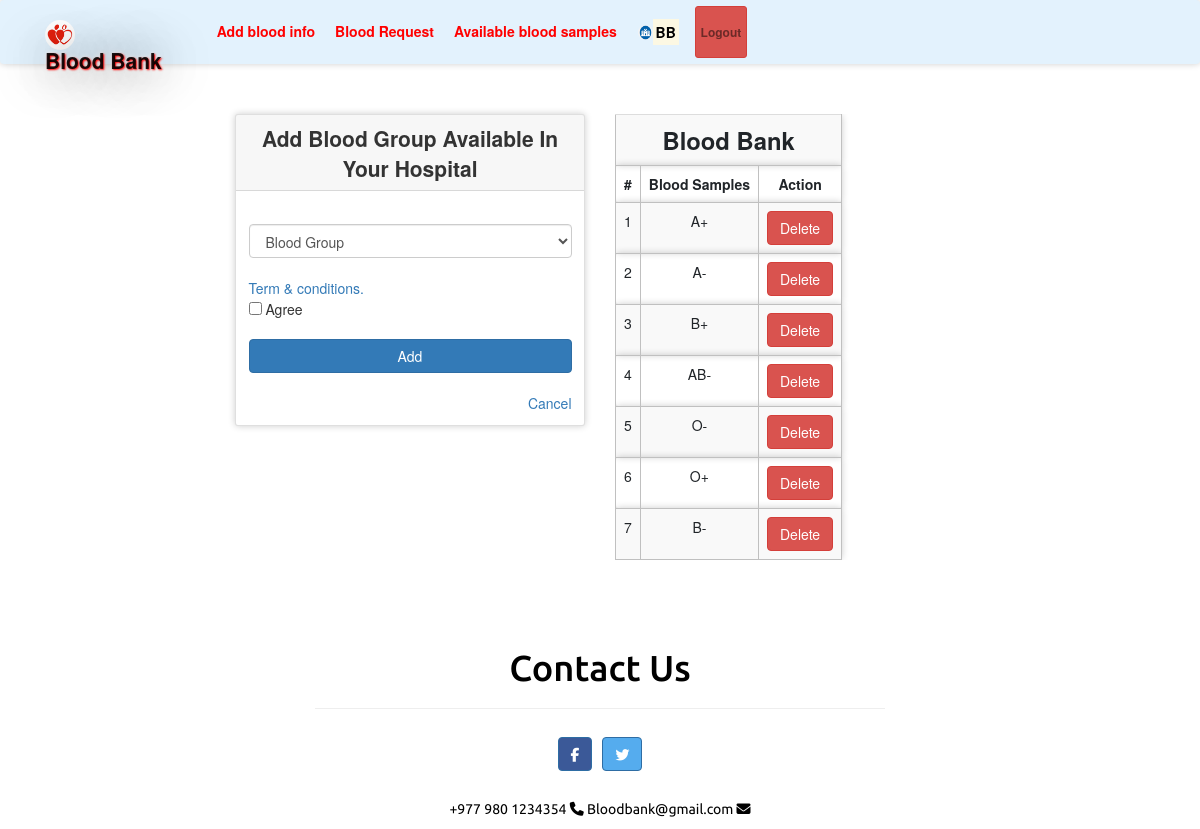
The app's page /bloodinfo.php (signed in) with its own data.
### tables this page shows
CREATE TABLE `bloodinfo` (
  `bid` int(11) NOT NULL,
  `hid` int(11) NOT NULL,
  `bg` varchar(10) NOT NULL
);

### message.php (called while the page is built, shortened)
<?php $counter=0; if(isset($_GET['msg'])) { ?>
	<div class="col-5 alert alert alert-success alert-dismissible fade show card" id="message">
		<button type="button" class="close" data-dismiss="alert" title="close">&times;</button><?php echo $_GET['msg'];?>
	</div>
<?php }?>

### bloodinfo.php (the view, shortened to what this page needs)
<?php
require 'file/connection.php';
if (!isset($_SESSION['hid'])) {
  header('location:login.php');
} else {
?>
  <!DOCTYPE html>
  <html>
  <?php require 'head.php'; ?>
  <body>
    <?php require 'header.php'; ?>
    <div class="container cont">
      <?php require 'message.php'; ?>
      <div class="row justify-content-center">
        <div class="col-lg-4 col-md-5 col-sm-6 col-xs-7 mb-5">
          <div class="card">
            <div class="card-header title">Add blood group available in your hospital</div>
            <div class="card-body">
              <form action="file/infoAdd.php" method="post">
                <select class="form-control" name="bg" required="">
                  <option disabled selected>Blood Group</option>
                </select><br>
                <a data-toggle="collapse" href="#collapseExample" role="button" aria-expanded="false" aria-controls="collapseExample" title="click to see">Term & conditions. </a><br>
                <input type="checkbox" name="condition" value="agree" required> Agree<br><br>
                <input type="submit" name="add" value="Add" class="btn btn-primary btn-block"><br>
                <a href="index.php" class="float-right" title="click here">Cancel</a>
              </form>
            </div>
          </div>
        </div>
        <?php if (isset($_SESSION['hid'])) {
          $hid = $_SESSION['hid'];
          $sql = "select * from bloodinfo where hid='$hid'";
          $result = mysqli_query($conn, $sql);
        }
        ?>
        <div class="col-lg-4 col-md-5 col-sm-6 col-xs-7 mb-5">
          <table class="table table-striped table-responsive">
            <th colspan="4" class="title">Blood Bank</th>
            <tr>
              <th>#</th>
              <th>Blood Samples</th>
              <th>Action</th>
            </tr>
            <?php while ($row = mysqli_fetch_array($result)) { ?>
              <tr>
                <td><?php echo ++$counter; ?></td>
                <td><?php echo $row['bg']; ?></td>
                <td><a href="file/delete.php?bid=<?php echo $row['bid']; ?>" class="btn btn-danger">Delete</a></td>
              </tr>
            <?php } ?>
          </table>
        </div>
      </div>
    </div>
    <?php require 'footer.php' ?>
  </body>
<?php } ?>

### css/st.css (style rules this page uses)
.cont { padding-top: 20px; text-align: justify; font-size: 1em; }
.card ,nav, .footer,tr,video { border-radius: 3px; transition: all 200ms ease-out; box-shadow: 0px 0px 7px rgba(0, 0, 0, 0.2); }
tr,th,td { border:0.1px solid silver; text-align: center; }
.title { font-weight: bold; font-size: 1.7em; text-transform: capitalize; text-align: center; }
.card-header { font-weight: bolder; font-size: 1.5em; }
form { padding-top: 20px; }
a:link { text-decoration: none; }

### records on screen
bloodinfo: bg "A+"
bloodinfo: bg "A-"
bloodinfo: bg "B+"
bloodinfo: bg "AB-"
bloodinfo: bg "O-"
bloodinfo: bg "O+"
bloodinfo: bg "B-"

### other values on screen
$_SESSION['hname'] "BB"
